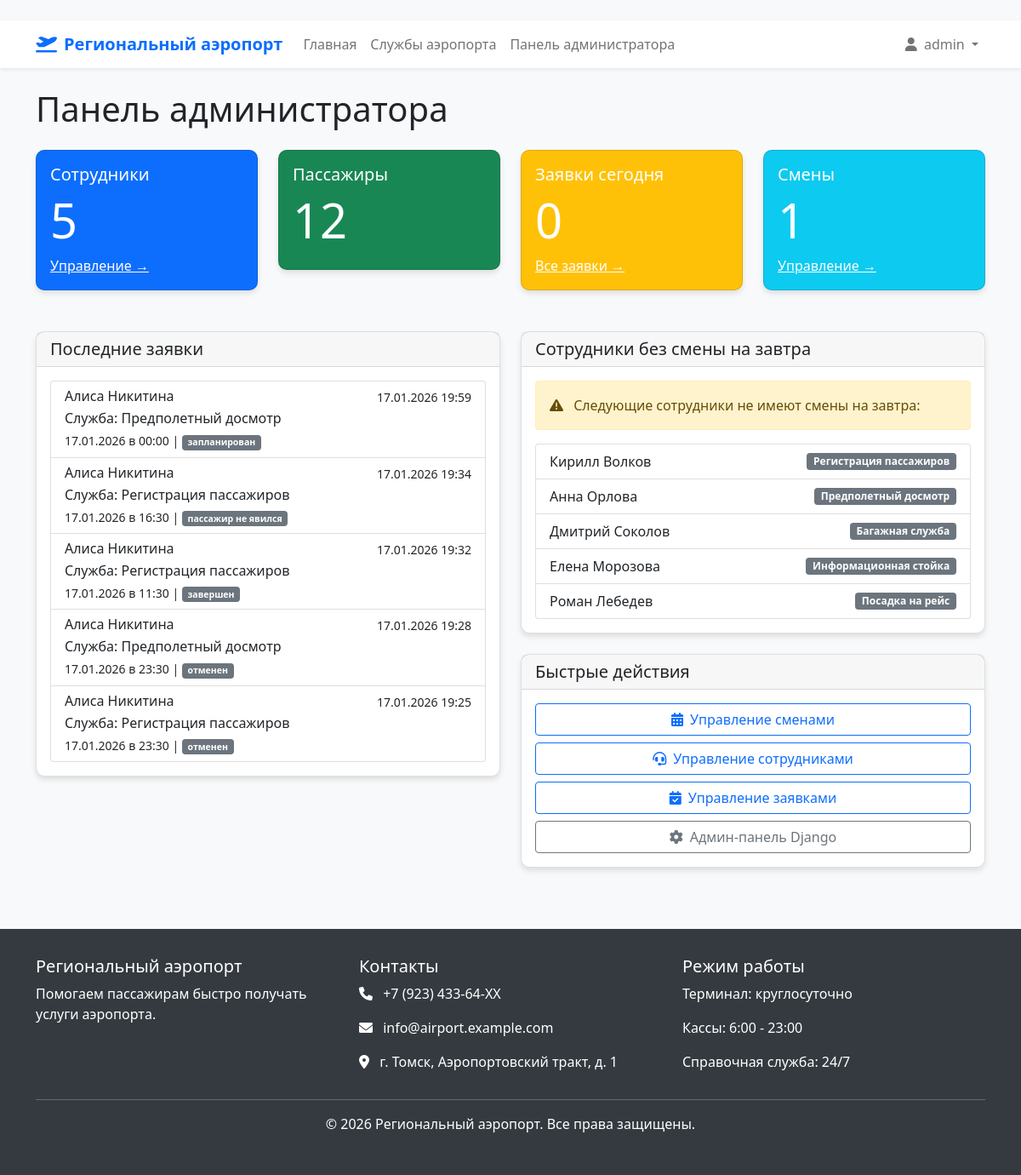
Page /admin-panel/ (signed in) on the committed database.
### airport_app/models.py (models this page shows, shortened)
class Appointment(models.Model):
    STATUS_CHOICES = [
        ('запланирован', 'Запланирован'),
        ('завершен', 'Завершен'),
        ('отменен', 'Отменен'),
        ('пассажир не явился', 'Пассажир не явился'),
    ]
    patient = models.ForeignKey(Patient, on_delete=models.CASCADE, related_name='appointments')
    doctor = models.ForeignKey(Doctor, on_delete=models.CASCADE, related_name='appointments')
    schedule = models.ForeignKey(Schedule, on_delete=models.CASCADE, related_name='appointments', null=True, blank=True)
    appointment_date = models.DateField()
    appointment_time = models.TimeField()
    office_number = models.CharField(max_length=10)
    reason = models.TextField(blank=True)
    status = models.CharField(max_length=30, choices=STATUS_CHOICES, default='запланирован')
    created_at = models.DateTimeField(auto_now_add=True)
    updated_at = models.DateTimeField(auto_now=True)
    class Meta:
        verbose_name = "Заявка пассажира"
        verbose_name_plural = "Заявки пассажиров"
        ordering = ['-appointment_date', 'appointment_time']

class Patient(models.Model):
    user = models.OneToOneField(User, on_delete=models.CASCADE, related_name='patient')
    birth_date = models.DateField()
    address = models.TextField()
    phone_number = models.CharField(max_length=15)
    insurance_number = models.CharField(max_length=20, unique=True)
    attached_to_clinic = models.BooleanField(default=True)
    class Meta:
        verbose_name = "Пассажир"
        verbose_name_plural = "Пассажиры"

class Doctor(models.Model):
    SPECIALIZATION_CHOICES = [
        ('регистрация', 'Регистрация пассажиров'),
        ('досмотр', 'Предполетный досмотр'),
        ('багаж', 'Багажная служба'),
        ('информация', 'Информационная стойка'),
        ('посадка', 'Посадка на рейс'),
        ('грузовой терминал', 'Грузовой терминал'),
        ('медпункт', 'Медпункт аэропорта'),
        ('vip-зал', 'VIP-зал'),
        ('транспорт', 'Наземный транспорт'),
        ('авиакасса', 'Авиакасса'),
    ]
    user = models.OneToOneField(User, on_delete=models.CASCADE, related_name='doctor')
    specialization = models.CharField(max_length=50, choices=SPECIALIZATION_CHOICES)
    qualification = models.CharField(max_length=255)
    experience = models.PositiveIntegerField(help_text="Стаж работы в годах")
    office_number = models.CharField(max_length=10)
    phone_number = models.CharField(max_length=15)
    is_active = models.BooleanField(default=True)
    class Meta:
        verbose_name = "Сотрудник аэропорта"
        verbose_name_plural = "Сотрудники аэропорта"

### airport_app/views.py (the view)
# urls.py: path('admin-panel/', views.admin_panel, name='admin_panel'),
@login_required
@user_passes_test(is_admin)
def admin_panel(request):
    doctors_count = Doctor.objects.filter(is_active=True).count()
    patients_count = Patient.objects.filter(attached_to_clinic=True).count()
    today_appointments = Appointment.objects.filter(appointment_date=timezone.now().date()).count()
    schedules_count = Schedule.objects.filter(is_working=True).count()
    recent_appointments = Appointment.objects.all().order_by('-created_at')[:10]
    today = timezone.now().date()
    next_week = today + timedelta(days=7)
    all_doctors = Doctor.objects.filter(is_active=True)
    doctors_without_schedule = []
    for doctor in all_doctors:
        tomorrow = today + timedelta(days=1)
        tomorrow_day_of_week = tomorrow.weekday()
        tomorrow_day_of_week = tomorrow_day_of_week + 1 if tomorrow_day_of_week < 6 else 0
        if not Schedule.objects.filter(doctor=doctor, day_of_week=tomorrow_day_of_week, is_working=True).exists():
            doctors_without_schedule.append(doctor)
    context = {
        'doctors_count': doctors_count,
        'patients_count': patients_count,
        'today_appointments': today_appointments,
        'schedules_count': schedules_count,
        'recent_appointments': recent_appointments,
        'doctors_without_schedule': doctors_without_schedule[:5],  # только первые 5
    }
    return render(request, 'airport_app/admin_panel.html', context)

### airport_app/views.py (called while the page is built)
def is_admin(user):
    return user.is_superuser or user.groups.filter(name='Администратор').exists()

### airport_app/templates/airport_app/admin_panel.html (shortened to what this page needs)
﻿{% extends 'airport_app/base.html' %}
{% block content %}
<h1 class="mb-4">Панель администратора</h1>
<div class="row mb-4">
    <div class="col-md-3">
        <div class="card text-white bg-primary">
            <div class="card-body">
                <h5 class="card-title">Сотрудники</h5>
                <h2 class="display-4">{{ doctors_count }}</h2>
                <a href="{% url 'manage_doctors' %}" class="text-white">Управление →</a>
            </div>
        </div>
    </div>
    <div class="col-md-3">
        <div class="card text-white bg-success">
            <div class="card-body">
                <h5 class="card-title">Пассажиры</h5>
                <h2 class="display-4">{{ patients_count }}</h2>
            </div>
        </div>
    </div>
    <div class="col-md-3">
        <div class="card text-white bg-warning">
            <div class="card-body">
                <h5 class="card-title">Заявки сегодня</h5>
                <h2 class="display-4">{{ today_appointments }}</h2>
                <a href="{% url 'manage_appointments' %}" class="text-white">Все заявки →</a>
            </div>
        </div>
    </div>
    <div class="col-md-3">
        <div class="card text-white bg-info">
            <div class="card-body">
                <h5 class="card-title">Смены</h5>
                <h2 class="display-4">{{ schedules_count }}</h2>
                <a href="{% url 'manage_schedules' %}" class="text-white">Управление →</a>
            </div>
        </div>
    </div>
</div>
<div class="row">
    <div class="col-md-6">
        <div class="card">
            <div class="card-header">
                <h5 class="mb-0">Последние заявки</h5>
            </div>
            <div class="card-body">
                {% if recent_appointments %}
                    <div class="list-group">
                        {% for appointment in recent_appointments %}
                        <div class="list-group-item">
                            <div class="d-flex w-100 justify-content-between">
                                <h6 class="mb-1">{{ appointment.patient.user.get_full_name }}</h6>
                                <small>{{ appointment.created_at|date:"d.m.Y H:i" }}</small>
                            </div>
                            <p class="mb-1">
                                Служба: {{ appointment.doctor.get_specialization_display }}
                            </p>
                            <small>
                                {{ appointment.appointment_date|date:"d.m.Y" }} в
                                {{ appointment.appointment_time|time:"H:i" }} |
                                <span class="badge bg-secondary">{{ appointment.status }}</span>
                            </small>
                        </div>
                        {% endfor %}
                    </div>
                {% else %}
                    <p class="text-muted">Нет заявок</p>
                {% endif %}
            </div>
        </div>
    </div>
    <div class="col-md-6">
        <div class="card">
            <div class="card-header">
                <h5 class="mb-0">Сотрудники без смены на завтра</h5>
            </div>
            <div class="card-body">
                {% if doctors_without_schedule %}
                    <div class="alert alert-warning">
                        <i class="fas fa-exclamation-triangle me-2"></i>
                        Следующие сотрудники не имеют смены на завтра:
                    </div>
                    <ul class="list-group">
                        {% for doctor in doctors_without_schedule %}
                        <li class="list-group-item d-flex justify-content-between align-items-center">
                            {{ doctor.user.get_full_name }}
                            <span class="badge bg-secondary">{{ doctor.get_specialization_display }}</span>
                        </li>
                        {% endfor %}
                    </ul>
                {% else %}
                    <div class="alert alert-success">
                        <i class="fas fa-check-circle me-2"></i>
                        У всех сотрудников есть смены на завтра!
                    </div>
                {% endif %}
            </div>
        </div>
        <div class="card mt-4">
            <div class="card-header">
                <h5 class="mb-0">Быстрые действия</h5>
            </div>
            <div class="card-body">
                <div class="d-grid gap-2">
                    <a href="{% url 'manage_schedules' %}" class="btn btn-outline-primary">
                        <i class="fas fa-calendar-alt me-2"></i>Управление сменами
                    </a>
                    <a href="{% url 'manage_doctors' %}" class="btn btn-outline-primary">
                        <i class="fas fa-headset me-2"></i>Управление сотрудниками
                    </a>
                    <a href="{% url 'manage_appointments' %}" class="btn btn-outline-primary">
                        <i class="fas fa-calendar-check me-2"></i>Управление заявками
                    </a>
                    <a href="/admin/" class="btn btn-outline-secondary">
                        <i class="fas fa-cog me-2"></i>Админ-панель Django
                    </a>
                </div>
            </div>
        </div>
    </div>
</div>
{% endblock %}

### airport_app/templates/airport_app/base.html (shortened to what this page needs)
﻿<!DOCTYPE html>
<html lang="ru">
<head>
    <link href="https://cdn.jsdelivr.net/npm/bootstrap@5.1.3/dist/css/bootstrap.min.css" rel="stylesheet">
    <link rel="stylesheet" href="https://cdnjs.cloudflare.com/ajax/libs/font-awesome/6.0.0/css/all.min.css">
</head>
<body>
    <nav class="navbar navbar-expand-lg navbar-light bg-white shadow-sm">
        <div class="container">
            <a class="navbar-brand" href="{% url 'index' %}">
                <i class="fas fa-plane-departure me-2"></i>Региональный аэропорт
            </a>
            <div class="collapse navbar-collapse" id="navbarNav">
                <ul class="navbar-nav me-auto">
                    <li class="nav-item">
                        <a class="nav-link" href="{% url 'index' %}">Главная</a>
                    </li>
                    <li class="nav-item">
                        <a class="nav-link" href="{% url 'doctor_list' %}">Службы аэропорта</a>
                    </li>
                    {% if user.is_authenticated %}
                        {% if user.is_superuser or user.groups.all.0.name == 'Администратор' %}
                            <li class="nav-item">
                                <a class="nav-link" href="{% url 'admin_panel' %}">Панель администратора</a>
                            </li>
                        {% elif user.doctor %}
                            <li class="nav-item">
                                <a class="nav-link" href="{% url 'doctor_appointments' %}">Заявки на смене</a>
                            </li>
                        {% elif user.patient %}
                            <li class="nav-item">
                                <a class="nav-link" href="{% url 'my_appointments' %}">Мои заявки</a>
                            </li>
                        {% endif %}
                    {% endif %}
                </ul>
                <ul class="navbar-nav">
                    {% if user.is_authenticated %}
                        <li class="nav-item dropdown">
                            <a class="nav-link dropdown-toggle" href="#" id="navbarDropdown" role="button" data-bs-toggle="dropdown">
                                <i class="fas fa-user me-1"></i> {{ user.get_full_name|default:user.username }}
                            </a>
                        </li>
                    {% endif %}
                </ul>
            </div>
        </div>
    </nav>
    <main class="container my-4">
        {% block content %}{% endblock %}
    </main>
    <footer class="footer">
        <div class="container">
            <div class="row">
                <div class="col-md-4">
                    <h5>Региональный аэропорт</h5>
                    <p>Помогаем пассажирам быстро получать услуги аэропорта.</p>
                </div>
                <div class="col-md-4">
                    <h5>Контакты</h5>
                    <p><i class="fas fa-phone me-2"></i> +7 (923) 433-64-XX</p>
                    <p><i class="fas fa-envelope me-2"></i> info@airport.example.com</p>
                    <p><i class="fas fa-map-marker-alt me-2"></i> г. Томск, Аэропортовский тракт, д. 1</p>
                </div>
                <div class="col-md-4">
                    <h5>Режим работы</h5>
                    <p>Терминал: круглосуточно</p>
                    <p>Кассы: 6:00 - 23:00</p>
                    <p>Справочная служба: 24/7</p>
                </div>
            </div>
            <hr class="bg-light">
            <div class="text-center">
                <p>&copy; {% now "Y" %} Региональный аэропорт. Все права защищены.</p>
            </div>
        </div>
    </footer>
</body>
</html>

### airport_app/templates/airport_app/base.html (style rules this page uses)
body { font-family: 'Segoe UI', Tahoma, Geneva, Verdana, sans-serif; background-color: #f8f9fa; }
.navbar-brand { font-weight: bold; color: #0d6efd !important; }
.card { border-radius: 10px; box-shadow: 0 4px 6px rgba(0, 0, 0, 0.1); margin-bottom: 1.5rem; transition: transform 0.3s; }
.footer { background-color: #343a40; color: white; padding: 2rem 0; margin-top: 3rem; }

### rows in the picture
Appointment: patient.user.get_full_name "Алиса Никитина", created_at "17.01.2026 19:59", doctor.specialization "Предполетный досмотр", appointment_date "17.01.2026", appointment_time "00:00", status "запланирован"
Appointment: patient.user.get_full_name "Алиса Никитина", created_at "17.01.2026 19:34", doctor.specialization "Регистрация пассажиров", appointment_date "17.01.2026", appointment_time "16:30", status "пассажир не явился"
Appointment: patient.user.get_full_name "Алиса Никитина", created_at "17.01.2026 19:32", doctor.specialization "Регистрация пассажиров", appointment_date "17.01.2026", appointment_time "11:30", status "завершен"
Appointment: patient.user.get_full_name "Алиса Никитина", created_at "17.01.2026 19:28", doctor.specialization "Предполетный досмотр", appointment_date "17.01.2026", appointment_time "23:30", status "отменен"
Appointment: patient.user.get_full_name "Алиса Никитина", created_at "17.01.2026 19:25", doctor.specialization "Регистрация пассажиров", appointment_date "17.01.2026", appointment_time "23:30", status "отменен"
Doctor: user.get_full_name "Кирилл Волков", specialization "Регистрация пассажиров"
Doctor: user.get_full_name "Анна Орлова", specialization "Предполетный досмотр"
Doctor: user.get_full_name "Дмитрий Соколов", specialization "Багажная служба"
Doctor: user.get_full_name "Елена Морозова", specialization "Информационная стойка"
Doctor: user.get_full_name "Роман Лебедев", specialization "Посадка на рейс"

### other values in the picture
{{ user.get_full_name|default:user.username }} "admin"
{{ doctors_count }} "5"
{{ patients_count }} "12"
{{ today_appointments }} "0"
{{ schedules_count }} "1"
